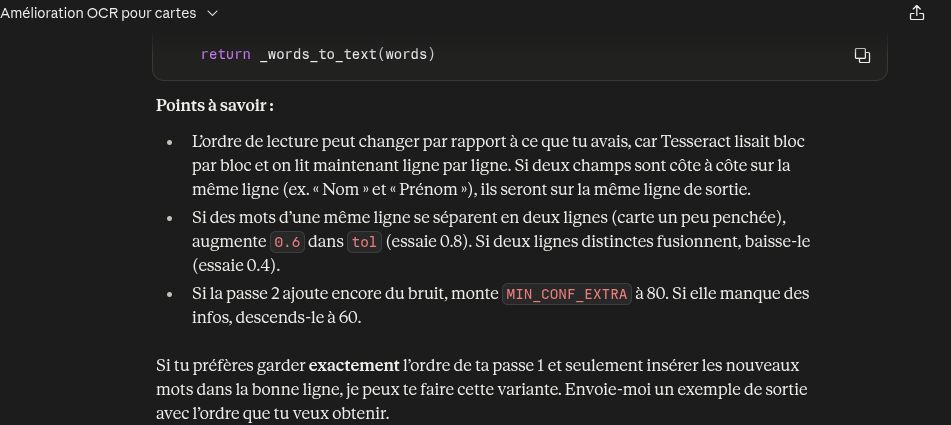
#> input picture src/image.png, 951 x 425 px
$ python -i ocr_v2.py   (imports and definitions only)
#> lines starting #> are read from the running program, lines starting #| are printed output that depends on the picture; after the words box and inside, x2 and y2 are one past the last pixel; in counts of white or black regions, pixels touching at a corner belong together
#> further down, picture is the input picture: shape (425, 951, 3); mean B, G, R 38.1, 38.2, 38.4
import re

import cv2
import numpy as np
import pytesseract

OCR_MIN_WIDTH = 2000  # un peu plus grand pour les petits textes
TESSERACT_LANG = "fra"
PSM_LIST = (6, 11)  # 6 = bloc, 11 = texte épars (champs isolés)


def _resize(gray):
    h, w = gray.shape
#> h = 425; w = 951
    if w < OCR_MIN_WIDTH:
        scale = OCR_MIN_WIDTH / w
#> scale = 2.1
        gray = cv2.resize(
            gray, (int(w * scale), int(h * scale)), interpolation=cv2.INTER_CUBIC
        )
#> gray: shape (893, 1999)
    return gray


def _normalize_illumination(gray):
    """Supprime ombres et reflets : divise l'image par son fond estimé."""
    bg = cv2.dilate(gray, np.ones((7, 7), np.uint8))  # efface le texte sombre
    bg = cv2.medianBlur(bg, 21)  # lisse le fond
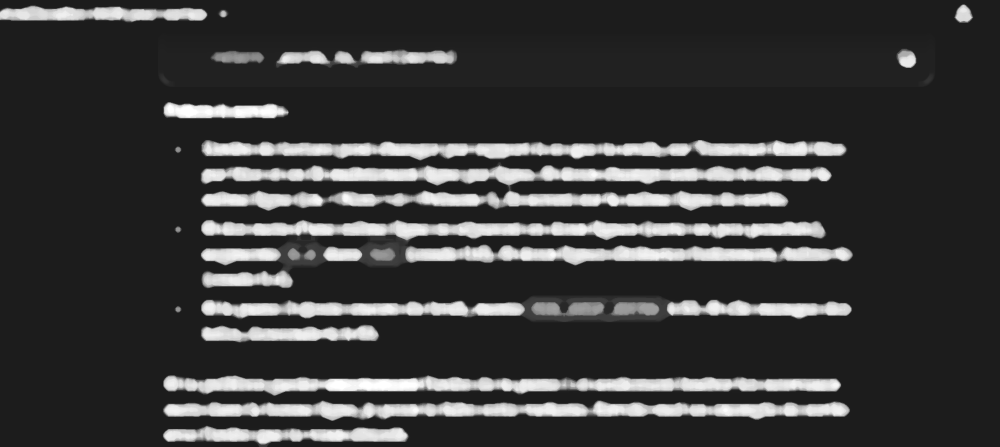
#> bg: shape (893, 1999) (shown at 1/2 size); min 28, max 255, mean 59.7
    return cv2.divide(gray, bg, scale=255)


def _deskew(gray, max_angle=5.0, step=0.5):
    """Redresse l'image par profil de projection (léger pour ton CPU)."""
#> called with max_angle = 5, step = 0.5
    small = cv2.resize(gray, None, fx=0.25, fy=0.25)
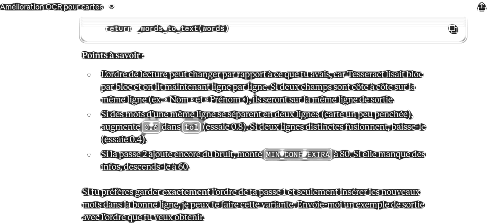
#> small: shape (223, 500); min 0, max 255, mean 224.7
    _, bw = cv2.threshold(small, 0, 255, cv2.THRESH_BINARY_INV + cv2.THRESH_OTSU)
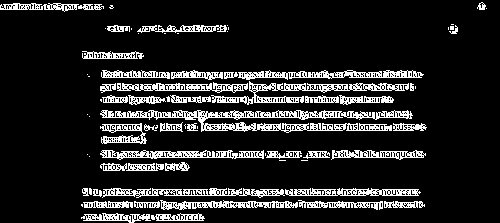
#> bw: shape (223, 500); 14% white in thin lines or dots
    h, w = bw.shape
#> h = 223; w = 500
    center = (w // 2, h // 2)
#> center = (250, 111)

    best_angle, best_score = 0.0, -1.0
    for angle in np.arange(-max_angle, max_angle + step, step):
        M = cv2.getRotationMatrix2D(center, angle, 1.0)
        rot = cv2.warpAffine(bw, M, (w, h), flags=cv2.INTER_NEAREST)
        score = np.var(rot.sum(axis=1))  # lignes de texte nettes = variance haute
        if score > best_score:
            best_score, best_angle = score, angle
#> this loop made 21 passes
#> (score, best_score, best_angle) on passes 1 to 11: (138921955.1, 138921955.1, -5), (151310545.4, 151310545.4, -4.5), (168288777.1, 168288777.1, -4), (185947165.8, 185947165.8, -3.5), (196655553.8, 196655553.8, -3), (199891931.3, 199891931.3, -2.5), (210749290, 210749290, -2), (258532239.7, 258532239.7, -1.5), (346241574.9, 346241574.9, -1), (460327128.6, 460327128.6, -0.5), (580605658.2, 580605658.2, 0)
#> score on passes 12 to 17: 456066353.4, 343255663.1, 248202528.9, 187917835.6, 165355485.2, 157553926.1
#> pass 1, in _deskew, `rot = cv2.warpAffine(bw, M, (w, h), flags=cv2.INTER_NEAREST)`:
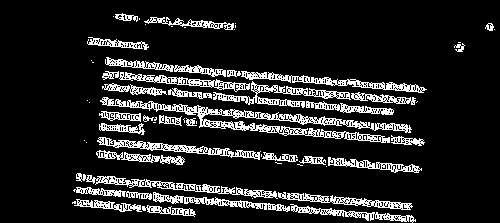
#> rot: shape (223, 500); 13.6% white in thin lines or dots, all inside (x1, y1, x2, y2) = (72, 13, 495, 223)
#> after the loop, best_angle = 0; best_score = 580605658.2

    if abs(best_angle) < 0.3:
        return gray
    H, W = gray.shape
    M = cv2.getRotationMatrix2D((W // 2, H // 2), best_angle, 1.0)
    return cv2.warpAffine(
        gray, M, (W, H), flags=cv2.INTER_CUBIC, borderMode=cv2.BORDER_REPLICATE
    )


def _sharpen(gray):
    blur = cv2.GaussianBlur(gray, (0, 0), 1.5)
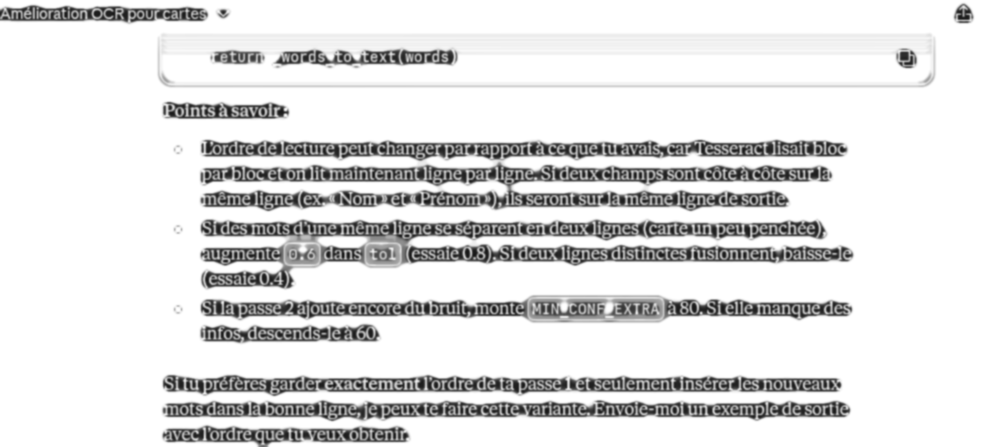
#> blur: shape (893, 1999) (shown at 1/2 size); min 20, max 255, mean 223.9
    return cv2.addWeighted(gray, 1.6, blur, -0.6, 0)


def _preprocess_variants(card_img):
    """Retourne plusieurs versions de l'image pour maximiser la lecture."""
    gray = cv2.cvtColor(card_img, cv2.COLOR_BGR2GRAY)
    gray = _resize(gray)
    gray = _normalize_illumination(gray)
    gray = _deskew(gray)

    clahe = cv2.createCLAHE(clipLimit=2.0, tileGridSize=(8, 8))
    enhanced = _sharpen(clahe.apply(cv2.bilateralFilter(gray, 5, 50, 50)))

    # Variante 1 : seuil adaptatif (bon pour petits textes / éclairage inégal)
    adaptive = cv2.adaptiveThreshold(
        enhanced, 255, cv2.ADAPTIVE_THRESH_GAUSSIAN_C, cv2.THRESH_BINARY, 31, 15
    )
#> adaptive: shape (893, 1999); 87.1% white; 424 black regions (119 under 20 px), largest, box (x1, y1, x2, y2) and area: (404, 324, 1661, 422) 29834, (329, 801, 1700, 842) 23202, (326, 750, 1680, 792) 21602
    # Variante 2 : Otsu sur l'image normalisée (bon pour gros textes propres)
    _, otsu = cv2.threshold(enhanced, 0, 255, cv2.THRESH_BINARY + cv2.THRESH_OTSU)
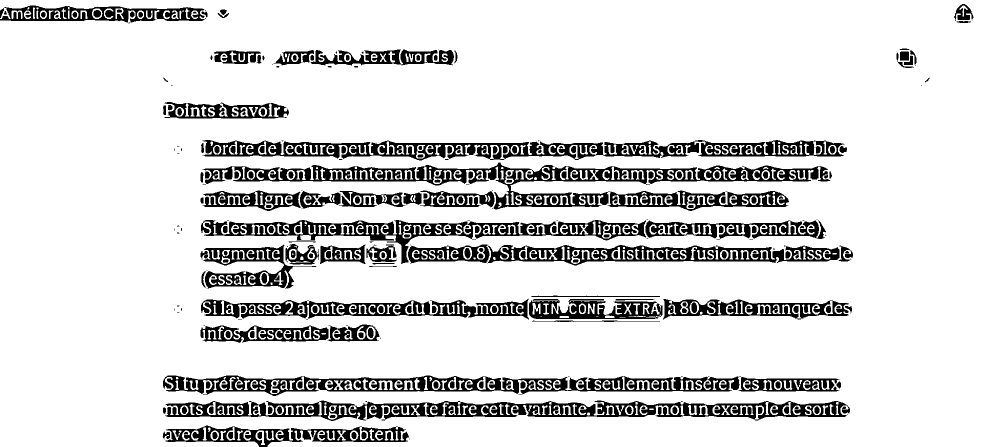
#> otsu: shape (893, 1999) (shown at 1/2 size); 86.1% white; 357 black regions (77 under 20 px), largest, box (x1, y1, x2, y2) and area: (405, 325, 1661, 419) 27031, (330, 801, 1700, 842) 25615, (405, 280, 1689, 321) 23974

    variants = []
    for img in (adaptive, otsu):
        # marge blanche : Tesseract ignore souvent le texte collé au bord
        img = cv2.copyMakeBorder(img, 30, 30, 30, 30, cv2.BORDER_CONSTANT, value=255)
        variants.append(img)
#> this loop made 2 passes
#> pass 2, in _preprocess_variants, `img = cv2.copyMakeBorder(img, 30, 30, 30, 30, cv2.BORDER_CONSTANT, val..`:
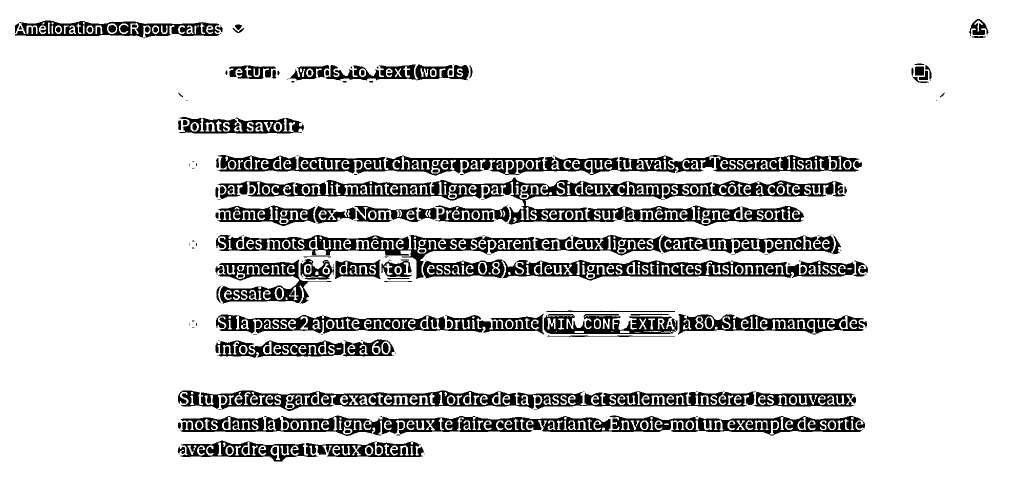
#> img: shape (953, 2059) (shown at 1/2 size); 87.4% white; 357 black regions (77 under 20 px), largest, box (x1, y1, x2, y2) and area: (435, 355, 1691, 449) 27031, (360, 831, 1730, 872) 25615, (435, 310, 1719, 351) 23974
#> after the loop, variants = 2 items
    return variants


def _clean_line(line):
    return re.sub(r"\s+", " ", line).strip()


def _key(line):
    return re.sub(r"\W+", "", line.lower())


def extract_raw_text(card_img):
    if card_img is None:
        return ""

    seen, lines = [], []
    for img in _preprocess_variants(card_img):
        for psm in PSM_LIST:
            config = f"--oem 1 --psm {psm} -c preserve_interword_spaces=1"
            text = pytesseract.image_to_string(img, lang=TESSERACT_LANG, config=config)
            for raw in text.splitlines():
                line = _clean_line(raw)
                k = _key(line)
                if len(k) < 3:
                    continue
                # ignore si déjà présent (ou contenu dans une ligne existante)
                if any(k in s for s in seen):
                    continue
                seen.append(k)
                lines.append(line)
    return "\n".join(lines)

>>> import cv2
>>> picture = cv2.imread('../src/image.png')
>>> result = _preprocess_variants(picture)
#> result = 2 items
